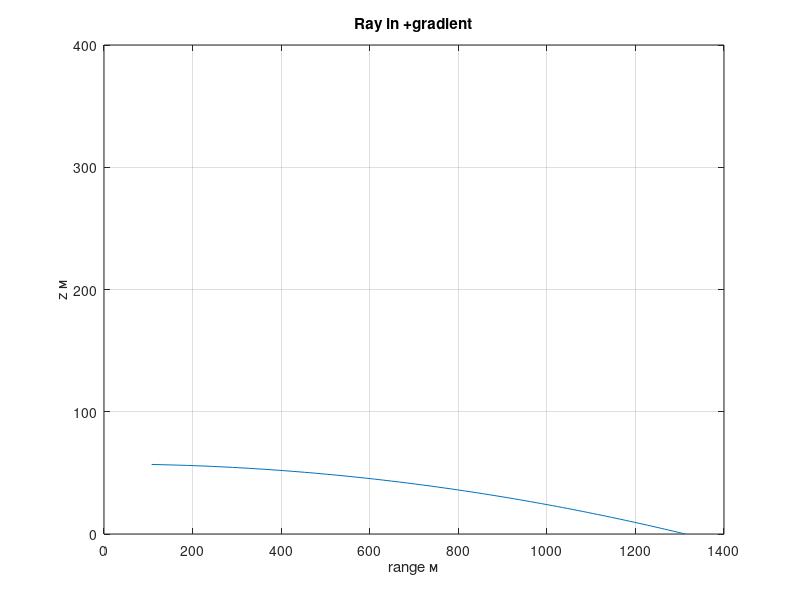

Source code (MATLAB):
% Рефракция Снеллиуса
% Кривизна луча в градиенте c

g10 = 1; th0 = 5;
g = g10/10; c0 = 1500;
p = cosd(th0)/c0;
zr2 = linspace(0, 400, 500);
rr = zeros(size(zr2));
for k = 1:numel(zr2)
    cz = c0 + g*zr2(k);
    s2 = 1 - (p*cz)^2;
    if s2 > 0
        rr(k) = sqrt(s2)/(p*g);
    else
        rr(k) = NaN;
    end
end
figure;
plot(rr, zr2);
title('Ray in +gradient'); xlabel('range м'); ylabel('z м'); grid on;

%{
@play
{
 "title": "Рефракция Снеллиуса",
 "groups": [
  {
   "name": "Градиент",
   "controls": [
    {
     "var": "g10",
     "label": "dc/dz ×10⁻¹",
     "min": -5,
     "max": 5,
     "step": 1,
     "default": 1
    },
    {
     "var": "th0",
     "label": "Угол выхода",
     "min": -10,
     "max": 10,
     "step": 1,
     "default": 5
    }
   ]
  }
 ]
}
%}
